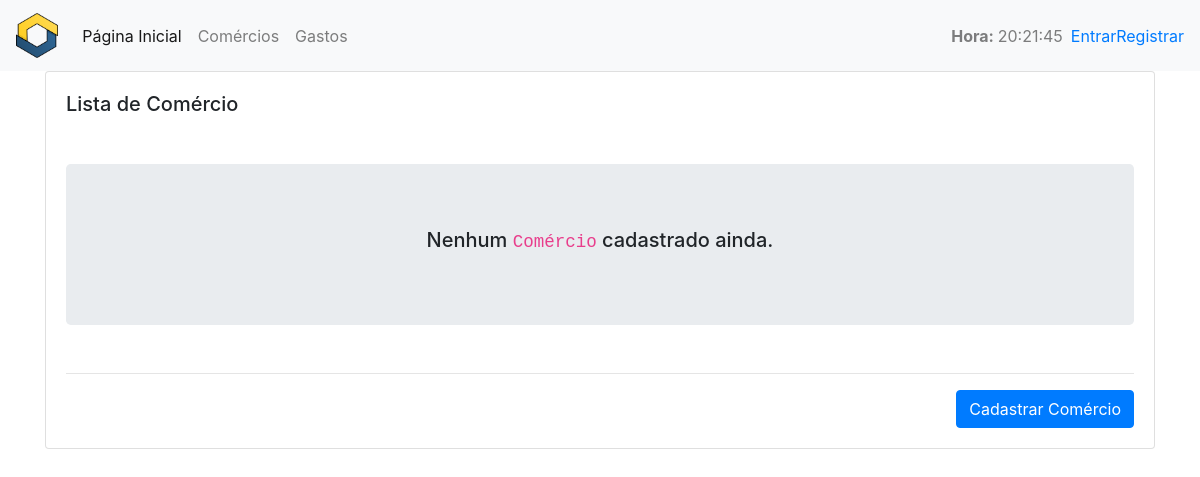
Page /website/comercios/ on the earlier database version.
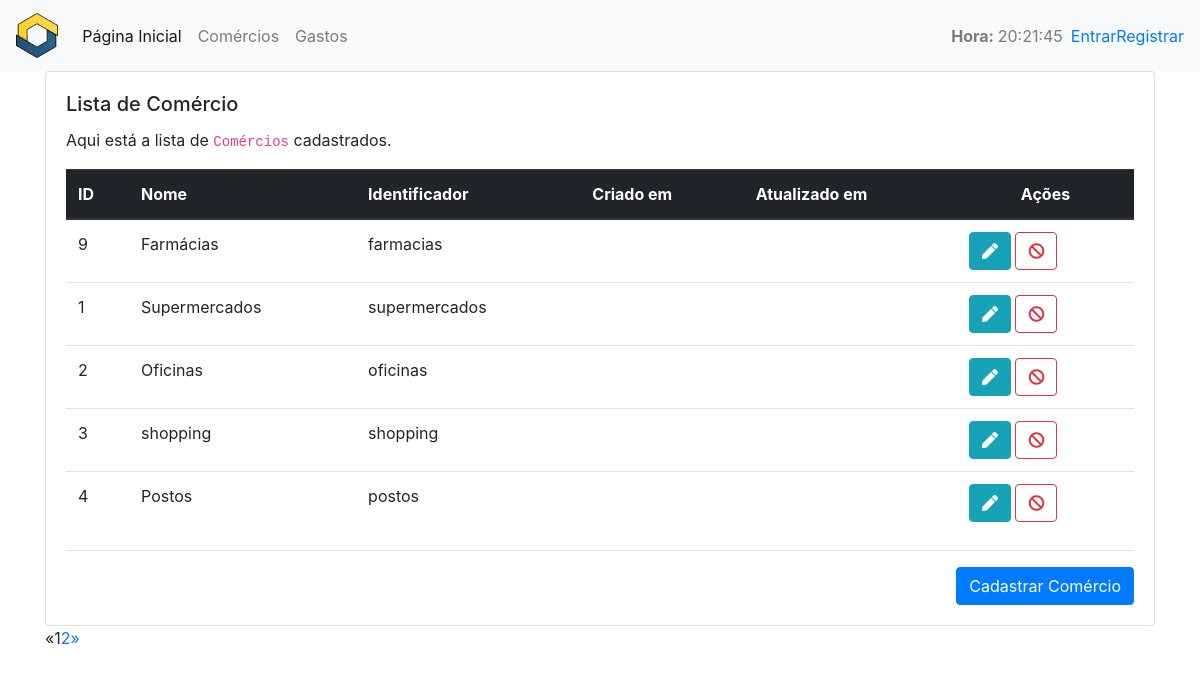
Same page on the later database version.
### helloworld/models.py (models this page shows, shortened)
class Comercio(models.Model):
    name = models.CharField(
        'Comércio',
        max_length=100,
        null=False,
        blank=False
    )
    slug = models.CharField(
        'Identificador',
        max_length=100,
        null=False,
        blank=False
    )
    created_at = models.DateTimeField(
        'Criado em',
        auto_now_add=True,
        null=True
    )
    updated_at = models.DateTimeField(
        'Atualizado em',
        auto_now=True,
        null=True
    )
    class Meta:
        verbose_name = 'Comércio'
        verbose_name_plural = 'Comércios'
        ordering = ['-created_at']
    objetos = models.Manager()

### website/views.py (the view)
class ComercioListView(ListView):
    template_name = "website/lista_comercios.html"
    model = Comercio
    context_object_name = "comercios"
    paginate_by = 5
    def get_context_data(self, **kwargs):
        context = super(ComercioListView, self).get_context_data(**kwargs)
        list_exam = Comercio.objetos.all()
        paginator = Paginator(list_exam, self.paginate_by)
        page = self.request.GET.get('page')
        try:
            file_exams = paginator.page(page)
        except PageNotAnInteger:
            file_exams = paginator.page(1)
        except EmptyPage:
            file_exams = paginator.page(paginator.num_pages)
        context['list_exams'] = file_exams
        return context

### website/templatetags/tempo_atual.py (called while the page is built)
@register.simple_tag
def tempo_atual():
    return datetime.datetime.now().strftime('%H:%M:%S')

### website/templates/website/lista_comercios.html (shortened to what this page needs)
{% extends "base.html" %}
{% load pagination %}
{% load l10n %}
{% block conteudo %}
<div class="container">
  <div class="row">
    <div class="col-lg-12 col-md-12 col-sm-12 col-xs-12">
      <div class="card">
        <div class="card-body">
          <h5 class="card-title">Lista de Comércio</h5>
          {% if comercios|length > 0 %}
            <p class="card-text">
              Aqui está a lista de <code>Comércios</code> cadastrados.
            </p>
            <table class="table">
              <thead class="thead-dark">
              <tr>
                <th scope="col">ID</th>
                <th scope="col">Nome</th>
                <th scope="col">Identificador</th>
                <th scope="col">Criado em</th>
                <th scope="col">Atualizado em</th>
                <th scope="col" class="text-center">Ações</th>
              </tr>
              </thead>
              <tbody>
              {% for comercio in comercios %}
                <tr>
                  <td>{{ comercio.id }}</td>
                  <td>{{ comercio.name }}</td>
                  <td>{{ comercio.slug }}</td>
                  <td>{{ comercio.created_at|date:'d/m/Y' }}</td>
                  <td>{{ comercio.updated_at|date:'d/m/Y' }}</td>
                  <td>
                    <a href="{% url 'website:atualiza_comercio' slug=comercio.slug %}"
                       class="btn btn-info"><i class="fas fa-pen"></i>
                    </a>
                    <a href="{% url 'website:deleta_comercio' slug=comercio.slug  %}"
                      class="btn btn-outline-danger"><i class="fas fa-ban"></i>
                    </a>
                  </td>
                </tr>
              {% endfor %}
              </tbody>
            </table>
        {% else %}
          <div class="text-center mt-5 mb-5 jumbotron">
            <h5>Nenhum <code>Comércio</code> cadastrado ainda.</h5>
          </div>
        {% endif %}
          <hr />
          <div class="text-right">
            <a href="{% url 'website:cadastra_comercio' %}" class="btn btn-primary">
              Cadastrar Comércio
            </a>
          </div>
        </div>
      </div>
    </div>
  </div>
</div>
<div class="container">
  <div class="row">
    <div class="col-md-12">
      <nav aria-label="Page navigation example">
        {% if is_paginated %}
          <ul class="pagination">
            {% if page_obj.has_previous %}
              <li><a href="?page={{ page_obj.previous_page_number }}">&laquo;</a></li>
            {% else %}
              <li class="disabled"><span>&laquo;</span></a></li>
            {% endif %}
            {% for i in paginator.page_range %}
              {% if page_obj.number == i %}
                <li class="active"><span>{{ i }} <span class="sr-only">(current)</span></span></li>
              {% else %}
                <li><a href="?page={{ i }}">{{ i }}</a></li>
              {% endif %}
            {% endfor %}
            {% if page_obj.has_next %}
              <li><a href="?page={{ page_obj.next_page_number }}">&raquo;</a></li>
            {% else %}
              <li class="disabled"><span>&raquo;</span></li>
            {% endif %}
          </ul>
        {% endif %}
      </nav>
    </div>
  </div>
</div>
{% endblock %}

### core/templates/base.html (shortened to what this page needs)
<!DOCTYPE html>
<html>
  {% load static tempo_atual %}
  <head>
    <link rel="stylesheet" href="{% static 'css/bootstrap.min.css' %}">
    <link rel="stylesheet" href="{% static 'css/master.css' %}">
    <link rel="stylesheet" href="https://use.fontawesome.com/releases/v5.1.0/css/all.css">
  </head>
  <body>
    <nav class="navbar navbar-expand-lg navbar-light bg-light">
        <a class="navbar-brand" href="{% url 'index' %}">
          <img src="{% static 'img/favicon.png' %}" height='45px'>
        </a>
        <div class="collapse navbar-collapse" id="conteudo-navbar">
          <ul class="navbar-nav mr-auto">
              <li class="nav-item active">
                  <a class="nav-link" href="{% url 'index' %}">Página Inicial</a>
              </li>
              <li class="nav-item">
                  <a class="nav-link"
                    href="{% url 'website:lista_comercios' %}">Comércios</a>
              </li>
              <li class="nav-item">
                  <a class="nav-link"
                    href="{% url 'website:lista_gastos' %}">Gastos</a>
              </li>
          </ul>
          <ul class="navbar-nav float-right">
            <li class="nav-item">
                <a class="nav-link" href="#">
                  <b>Hora: </b>{% tempo_atual %}
                </a>
            </li>
          </ul>
          <ul class="navbar-nav float-right">
            <li class="nav-item">
              {% if user.is_authenticated %}
                <li><a href="{% url 'logout' %}">Sair</a></li>
              {% else %}
                <li><a href="{% url 'login' %}">Entrar</a></li>
                <li><a href="{% url 'accounts:register' %}">Registrar</a></li>
              {% endif %}
            </li>
          </ul>
        </div>
    </nav>
    {% block conteudo %}{% endblock %}
  </body>
</html>

Differences in the rows shown:
added Comercio: id "9", name "Farmácias", slug "farmacias"
added Comercio: id "1", name "Supermercados", slug "supermercados"
added Comercio: id "2", name "Oficinas", slug "oficinas"
added Comercio: id "3", name "shopping", slug "shopping"
added Comercio: id "4", name "Postos", slug "postos"
Other differences:
text no longer shown: "Nenhum Comércio cadastrado ainda."
text now shown: "Aqui está a lista de Comércios cadastrados. ID Nome Identificador Criado em Atualizado em Ações « »"
new list line: "1"
new list line: "2"
